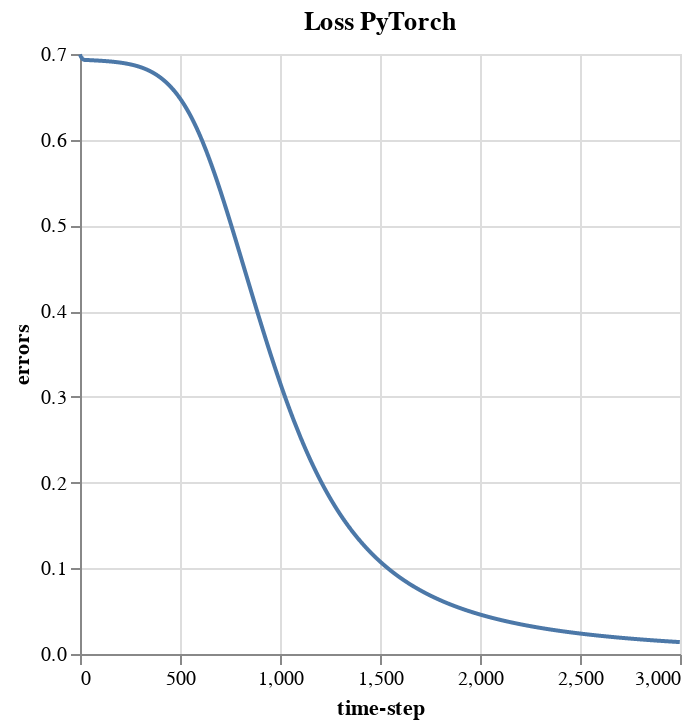

Notebook cell for this chart:
### Code cell
# Convert errors to DataFrame and plot
df2 = pd.DataFrame({"errors": errors, "time-step": np.arange(epochs)})
alt.Chart(df2).mark_line().encode(
    x="time-step",
    y="errors"
).properties(title='Loss PyTorch')

### Figure 1 — Vega-Lite specification as saved in the notebook (floating-point values rounded to 4 significant figures; data arrays with more than 128 entries replaced by an {"elided": "..."} marker saying what was removed)
{"config": {"view": {"continuousWidth": 300, "continuousHeight": 300}}, "data": {"name": "data-090781500d1d81ddf363725de60a4731"}, "mark": {"type": "line"}, "encoding": {"x": {"field": "time-step", "type": "quantitative"}, "y": {"field": "errors", "type": "quantitative"}}, "title": "Loss PyTorch", "$schema": "https://vega.github.io/schema/vega-lite/v5.20.1.json", "datasets": {"data-090781500d1d81ddf363725de60a4731": {"elided": "3000 records"}}}
